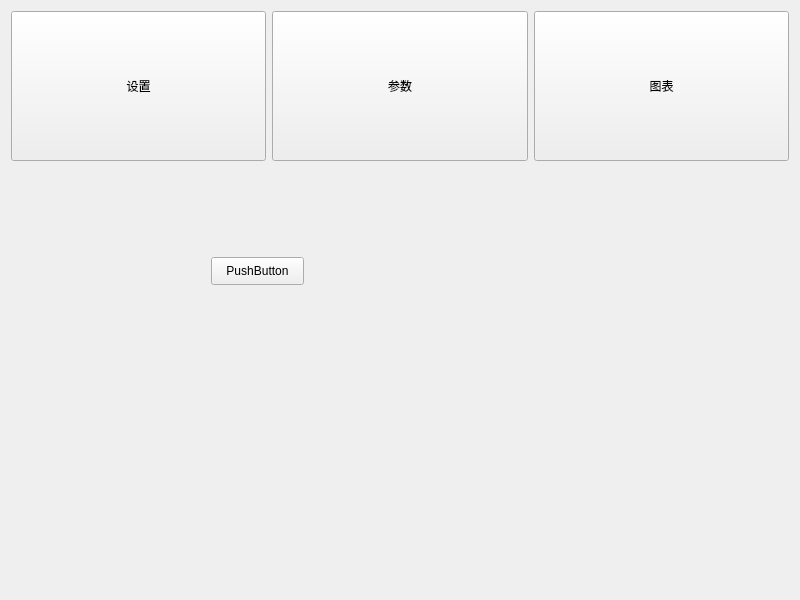
<?xml version="1.0" encoding="UTF-8"?>
<ui version="4.0">
 <class>Widget</class>
 <widget class="QWidget" name="Widget">
  <property name="geometry">
   <rect>
    <x>0</x>
    <y>0</y>
    <width>800</width>
    <height>600</height>
   </rect>
  </property>
  <property name="windowTitle">
   <string>Widget</string>
  </property>
  <layout class="QVBoxLayout" name="verticalLayout">
   <item>
    <layout class="QHBoxLayout" name="horizontalLayout">
     <item>
      <widget class="QPushButton" name="pushButton_set">
       <property name="minimumSize">
        <size>
         <width>150</width>
         <height>150</height>
        </size>
       </property>
       <property name="maximumSize">
        <size>
         <width>16777215</width>
         <height>16777215</height>
        </size>
       </property>
       <property name="sizeIncrement">
        <size>
         <width>0</width>
         <height>0</height>
        </size>
       </property>
       <property name="baseSize">
        <size>
         <width>0</width>
         <height>0</height>
        </size>
       </property>
       <property name="text">
        <string>设置</string>
       </property>
      </widget>
     </item>
     <item>
      <widget class="QPushButton" name="pushButton_quality">
       <property name="minimumSize">
        <size>
         <width>150</width>
         <height>150</height>
        </size>
       </property>
       <property name="baseSize">
        <size>
         <width>0</width>
         <height>0</height>
        </size>
       </property>
       <property name="text">
        <string>参数</string>
       </property>
      </widget>
     </item>
     <item>
      <widget class="QPushButton" name="pushButton_chat">
       <property name="minimumSize">
        <size>
         <width>150</width>
         <height>150</height>
        </size>
       </property>
       <property name="baseSize">
        <size>
         <width>0</width>
         <height>60</height>
        </size>
       </property>
       <property name="text">
        <string>图表</string>
       </property>
      </widget>
     </item>
    </layout>
   </item>
   <item>
    <widget class="QStackedWidget" name="stackedWidget">
     <property name="currentIndex">
      <number>0</number>
     </property>
     <widget class="QWidget" name="page_set">
      <widget class="QPushButton" name="pushButton">
       <property name="geometry">
        <rect>
         <x>200</x>
         <y>90</y>
         <width>93</width>
         <height>28</height>
        </rect>
       </property>
       <property name="text">
        <string>PushButton</string>
       </property>
      </widget>
     </widget>
     <widget class="QWidget" name="page_quality">
      <widget class="QPushButton" name="pushButton_2">
       <property name="geometry">
        <rect>
         <x>210</x>
         <y>90</y>
         <width>93</width>
         <height>28</height>
        </rect>
       </property>
       <property name="text">
        <string>参数</string>
       </property>
      </widget>
     </widget>
     <widget class="QWidget" name="page_chat">
      <widget class="QPushButton" name="pushButton_3">
       <property name="geometry">
        <rect>
         <x>290</x>
         <y>190</y>
         <width>93</width>
         <height>28</height>
        </rect>
       </property>
       <property name="text">
        <string>图表</string>
       </property>
      </widget>
     </widget>
    </widget>
   </item>
  </layout>
 </widget>
 <resources/>
 <connections/>
</ui>
